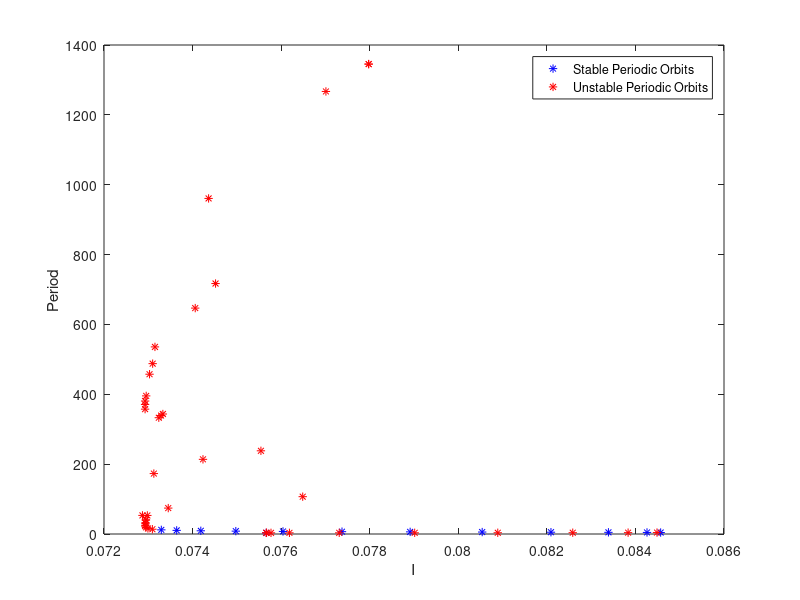

Here is the MATLAB script that generated this plot:
data = importdata('pdata.dat');
data(data(:,5)~=4,:) = [];
I = data(:,1);
spo = data;
upo = data;
spo(spo(:,4)~=3,:) = nan;
upo(upo(:,4)~=4,:) = nan;
spo = spo(:,2);
upo = upo(:,2);

plot(I,spo,'b*',I,upo,'r*')
xlabel('I')
ylabel('Period')
legend('Stable Periodic Orbits','Unstable Periodic Orbits')
